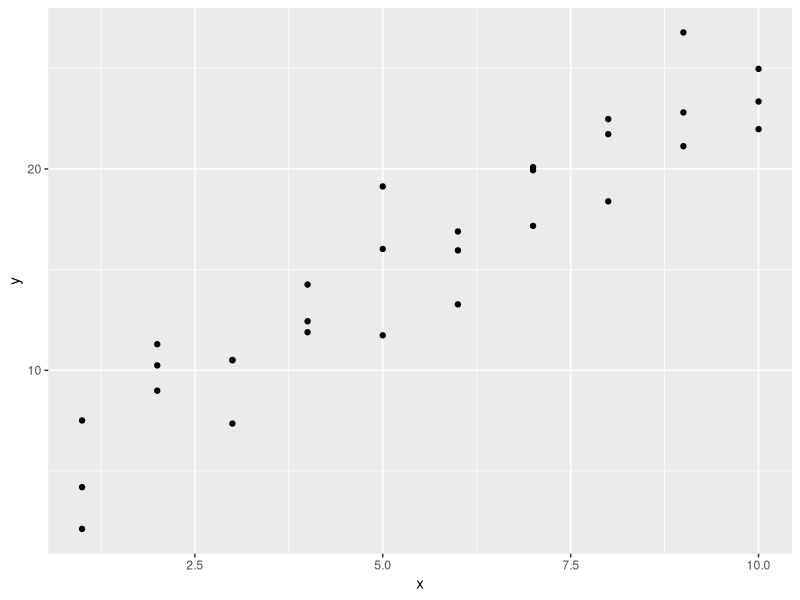
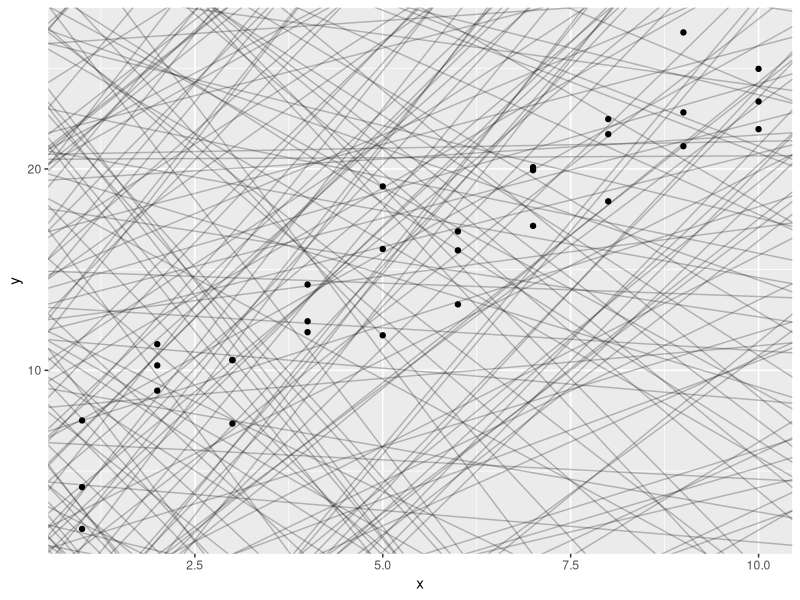
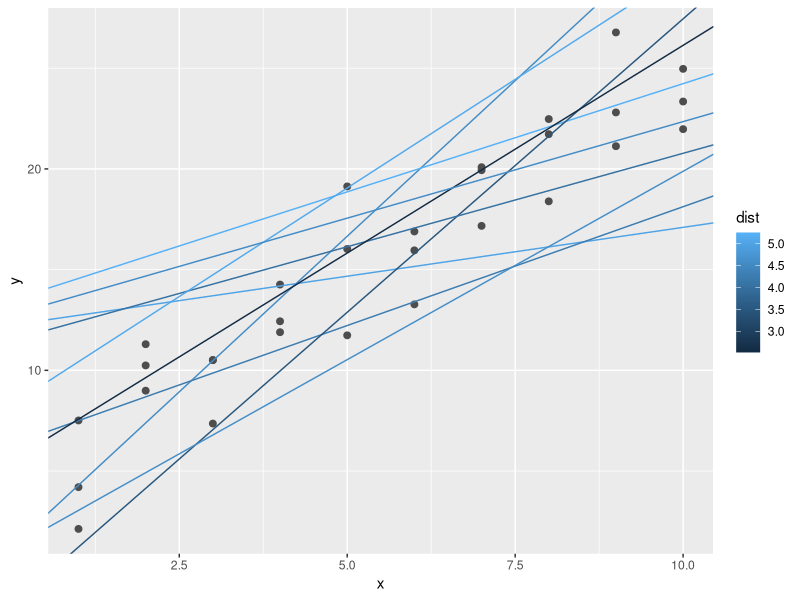
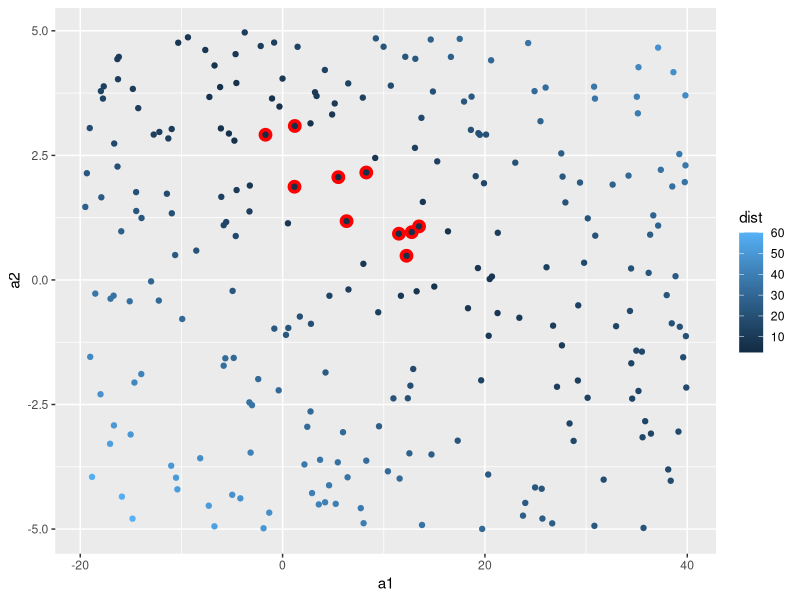
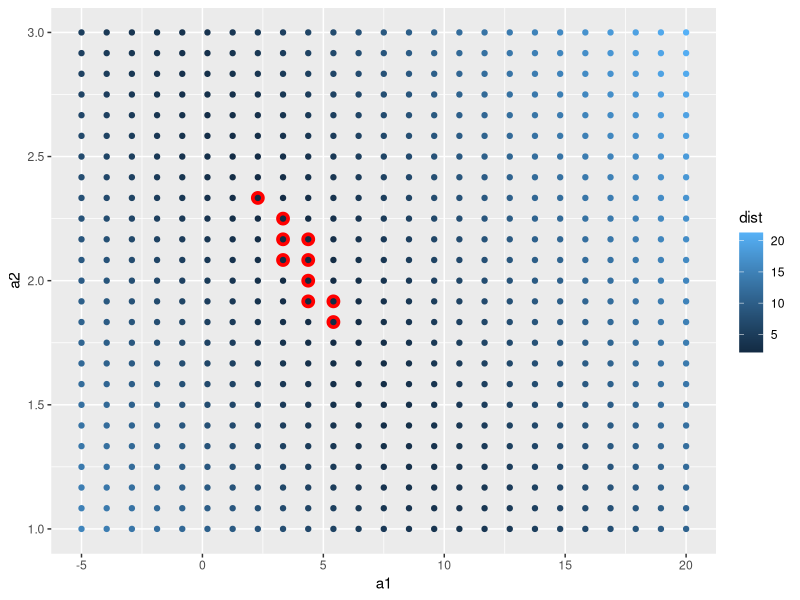
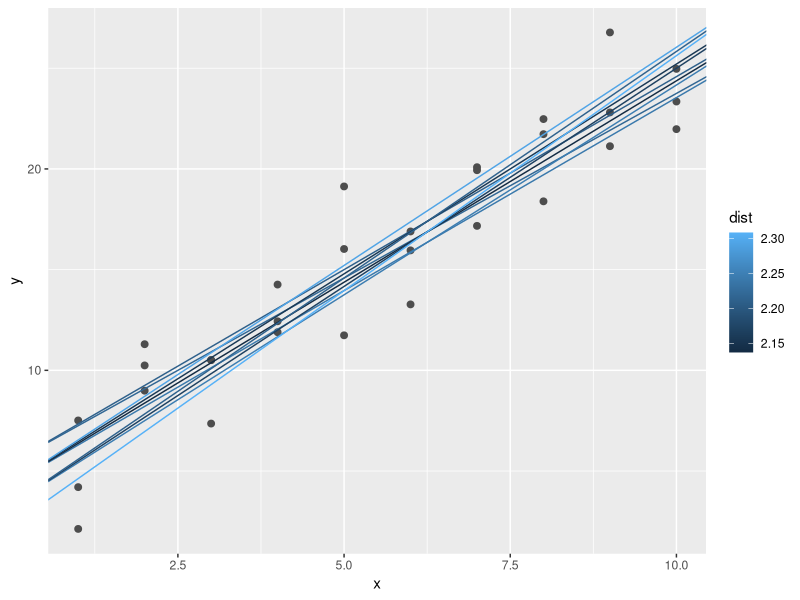
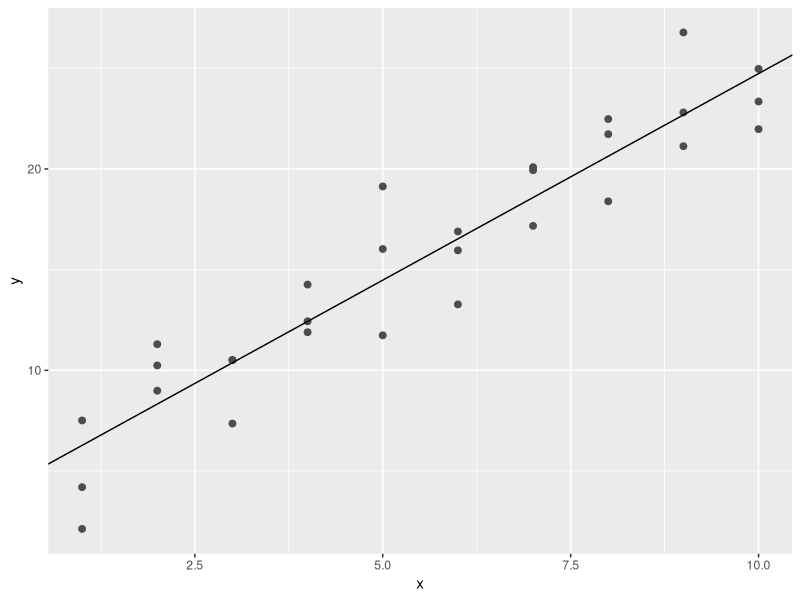
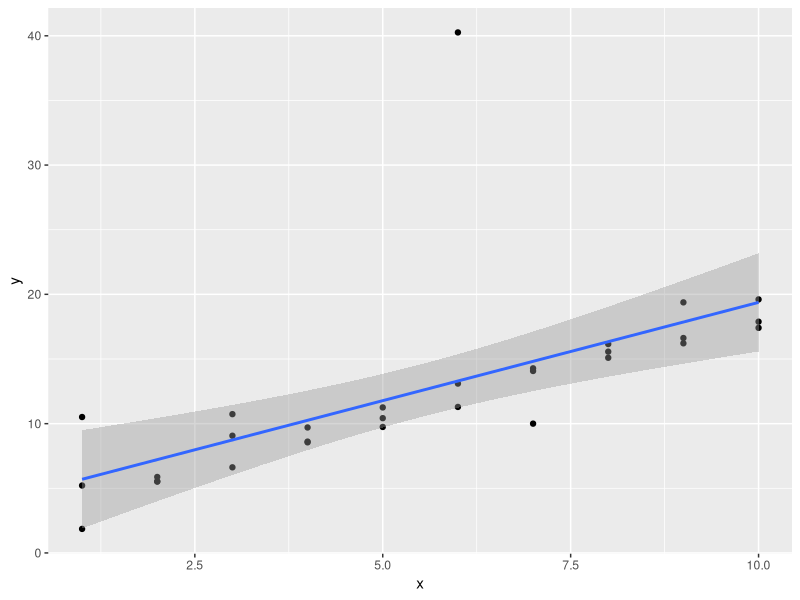

The R script that drew these images, in order:
library(tidyverse)
library(modelr)
library(reshape2)

# our data
glimpse(sim1)
summary(sim1)
ggplot(sim1) + geom_point(aes(x, y))

random_models <- tibble(
   a1 = runif(250, -20, 40),
   a2 = runif(250, -5, 5)
)

ggplot(sim1, aes(x, y)) +
    geom_abline(
        aes(intercept = a1, slope = a2),
        data = random_models, alpha = 1/4
    ) +
    geom_point()

base_model <- function(a, data) {
    a[1] + data$x * a[2]
}

base_model(c(7, 1.5), sim1)

# formula that calculates error
measure_distance <- function(mod, data) {
    diff <- data$y - base_model(mod, data)
    sqrt(mean(diff ^ 2))
}

measure_distance(c(7, 1.5), sim1)

# helper function to compute the distance for all the models
sim1_dist <- function(a1, a2) {
    measure_distance(c(a1, a2), sim1)
}

models <- random_models %>%
    mutate(dist = purrr::map2_dbl(a1, a2, sim1_dist))

# overlaying 10 best models on to the data
ggplot(sim1, aes(x, y)) +
    geom_point(size = 2, color = 'grey30') +
    geom_abline(
        aes(intercept = a1, slope = a2, color = dist),
        data = filter(models, rank(dist) <= 10)
    )

# seeing all the models at once, highlighted best 10 models in red
ggplot(models, aes(a1, a2)) +
    geom_point(
        data = filter(models, rank(dist) <= 10),
        size = 4, color = 'red'
    ) +
    geom_point(
        aes(color = dist)
    )

# grid search
# expand.grid()
# create data frame from all combinations of the 
# supplied vectors or factor
grid <- expand.grid(
    a1 = seq(-5, 20, length = 25),
    a2 = seq(1, 3, length = 25)
) %>%
    mutate(dist = purrr::map2_dbl(a1, a2, sim1_dist))

grid %>% 
    ggplot(aes(a1, a2)) +
    geom_point(
        data = filter(grid, rank(dist) <= 10),
        size = 4, color = 'red'
    ) +
    geom_point(
        aes(color = dist)
    )

ggplot(sim1, aes(x, y)) +
    geom_point(size = 2, color = 'grey30') +
    geom_abline(
        aes(intercept = a1, slope = a2, color = dist),
        data = filter(grid, rank(dist) <= 10)
    )

# using optim() function
sim1_optim <- optim(c(0, 0), measure_distance, data = sim1)

ggplot(sim1, aes(x, y)) +
    geom_point(size = 2, color = 'grey30') +
    geom_abline(
        aes(intercept = sim1_optim$par[1], slope = sim1_optim$par[2])
    )

# using linear model lm()
sim1_lm <- lm(y ~ x, data = sim1)

# sim1_optim$par = sim1_lm$coefficents
# coef by optim and coef by lm is exactly the same!


# EXERCISES

sim1a <- tibble(
    x = rep(1:10, each = 3),
    y = x * 1.5 + 3 +rt(length(x), df = 2)
)

sim1a %>%
    ggplot(aes(x, y)) +
    geom_point() +
    geom_smooth(method = 'lm')
    # geom_text(aes(1, 6.374), label = 'blah')


sim1a_lm    <- lm(y ~ x, data = sim1a)
sim1a_optim <- optim(c(0, 0), measure_distance, data = sim1a)

sim1a_optim$par
sim1a_lm$coefficients


# Prediction

# data_grid <- for each subsequent argument it finds the unique variables
#              and then generates all combinations
# arguments <- dataframe, subsequent argument (column name)
grid <- data_grid(sim1, x)

# it adds prediction from the model to a new column in the dataframe
# arguments <- dataframe, model
grid <- grid %>% add_predictions(sim1_lm)

# plotting prediction
ggplot(sim1, aes(x = x)) +
    geom_point(aes(y = y)) +
    geom_line(
        aes(y = pred),
        data = grid,
        color = 'red',
        size = 1
    )

# Residual <- distance between the observed values and predicted values
sim1 <- sim1 %>%
    add_residuals(sim1_lm)

# Visualization
ggplot(sim1, aes(resid)) +
    geom_freqpoly(binwidth = 0.5)

ggplot(sim1, aes(x, resid)) +
    geom_ref_line(h = 0) +
    geom_point()


# Excercise 'Using loess function instead of lm on sim1'

# Model fitting
sim1_loess <- loess(y ~ x, data = sim1)

# Prediction
gridWithLoess <- grid %>% add_predictions(sim1_loess)

# Checking differences between loess pred and lm pred
test <- grid
test <- test %>%
    mutate(LoessPred = gridWithLoess$pred,
           Diff = pred - LoessPred)

# Visualization
ggplot(sim1, aes(x = x)) +
    geom_point(aes(y = y)) +
    geom_line(
        aes(y = pred),
        data = gridWithLoess,
        color = 'red',
        size = 2
    ) +
    geom_smooth(aes(y = y), size = 0.5)

gridWithLoessResidual <- sim1 %>% add_residuals(sim1_loess)

ggplot(gridWithLoessResidual, aes(resid)) +
    geom_freqpoly(binwidth = 0.5)

ggplot(gridWithLoessResidual, aes(x, resid)) +
    geom_ref_line(h = 0) +
    geom_point()

# ggplot tutorial
# https://www.gl-li.com/2017/08/03/a-uniform-way-to-use-ggplot2/
# https://ggplot2.tidyverse.org/reference/geom_text.html
